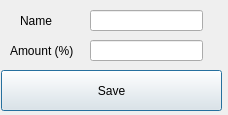
<?xml version="1.0" encoding="UTF-8"?>
<ui version="4.0">
 <class>payment</class>
 <widget class="QDialog" name="payment">
  <property name="geometry">
   <rect>
    <x>0</x>
    <y>0</y>
    <width>228</width>
    <height>115</height>
   </rect>
  </property>
  <property name="windowTitle">
   <string>Dialog</string>
  </property>
  <widget class="QLabel" name="label">
   <property name="geometry">
    <rect>
     <x>20</x>
     <y>10</y>
     <width>58</width>
     <height>21</height>
    </rect>
   </property>
   <property name="font">
    <font>
     <family>Helvetica Neue</family>
    </font>
   </property>
   <property name="text">
    <string>Name</string>
   </property>
  </widget>
  <widget class="QLabel" name="label_2">
   <property name="geometry">
    <rect>
     <x>10</x>
     <y>40</y>
     <width>81</width>
     <height>21</height>
    </rect>
   </property>
   <property name="font">
    <font>
     <family>Helvetica Neue</family>
    </font>
   </property>
   <property name="text">
    <string>Amount (%)</string>
   </property>
  </widget>
  <widget class="QLineEdit" name="name_LineEdit">
   <property name="geometry">
    <rect>
     <x>90</x>
     <y>10</y>
     <width>113</width>
     <height>21</height>
    </rect>
   </property>
   <property name="font">
    <font>
     <family>Helvetica Neue</family>
    </font>
   </property>
  </widget>
  <widget class="QLineEdit" name="amount_LineEdit">
   <property name="geometry">
    <rect>
     <x>90</x>
     <y>40</y>
     <width>113</width>
     <height>21</height>
    </rect>
   </property>
   <property name="font">
    <font>
     <family>Helvetica Neue</family>
    </font>
   </property>
  </widget>
  <widget class="QPushButton" name="saveButton">
   <property name="geometry">
    <rect>
     <x>1</x>
     <y>70</y>
     <width>221</width>
     <height>41</height>
    </rect>
   </property>
   <property name="font">
    <font>
     <family>Helvetica Neue</family>
    </font>
   </property>
   <property name="text">
    <string>Save</string>
   </property>
  </widget>
 </widget>
 <resources/>
 <connections/>
</ui>
